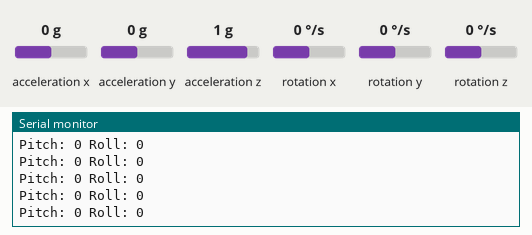
A sketch run on a simulated Arduino Uno, built with avr-gcc and run on an emulated ATmega328P. On the bench: the last lines printed to the serial monitor. Wiring (inferred from the names in the program): MPU-6050 motion sensor at I2C address 0x68. The inputs (shaded band) are chosen by the test bench; at power-on: acceleration x 0 g, acceleration y 0 g, acceleration z 1 g, rotation x 0 °/s, rotation y 0 °/s, rotation z 0 °/s.

Above: at 1.2 s.
1.3 s: acceleration x set to -1.4 g
At 1.34 s:
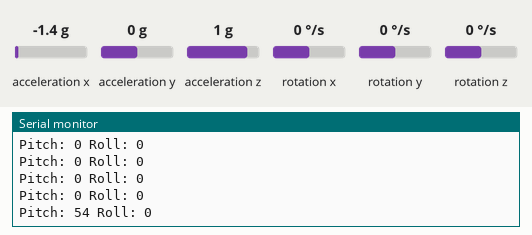
2.8 s: acceleration y set to -1.4 g
At 2.87 s:
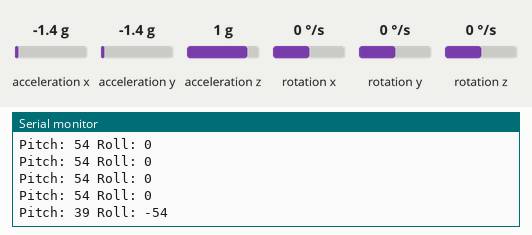
4.3 s: acceleration z set to -1.4 g
At 4.31 s:
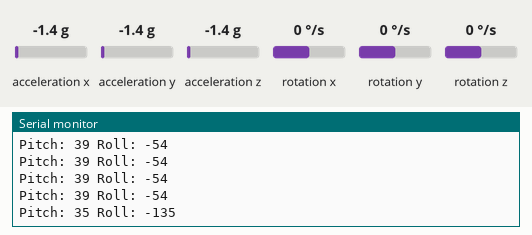
Timing chart, 0 to 7.3 s (numbered marks = the images above; inputs shaded):
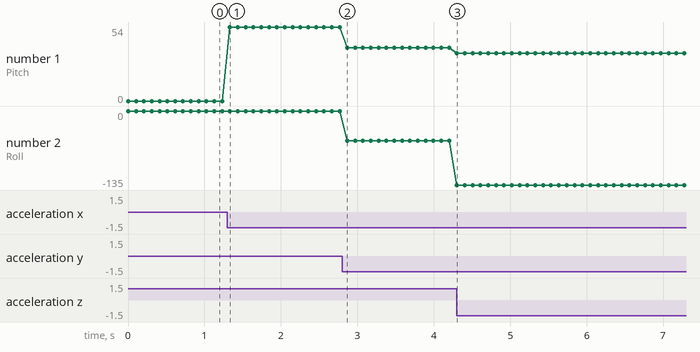

Measured:
- after the input at 1.3 s, the serial monitor: prints a new line at once (image 1)
- after the input at 2.8 s, the serial monitor: prints a new line after 0.07 s (image 2)
- after the input at 4.3 s, the serial monitor: prints a new line at once (image 3)
- plotted number 1: 0 → 54 after the input at 1.3 s, 54 → 39 after the input at 2.8 s, 39 → 35 after the input at 4.3 s
- plotted number 2: 0 → -54 after the input at 2.8 s, -54 → -135 after the input at 4.3 s

The sketch:

main.ino
```cpp
// Praktikum EL3116 - Sistem Microprosesor
// Modul : 4
// Percobaan : 1
// Tanggal : 31 Maret 2023
// Kelompok : 10
// Rombongan : B
// Nama (NIM) 1 : Ahmad Aziz (13220034)
// Nama (NIM) 2 : Emmanuella Pramudita Rumanti (13220031)
// Nama File : main.ino
// Deskripsi : code for reading MPU6050 sensors

#include "Wire.h"
#define MPU_ADDR 0x68

int16_t accX, accY, accZ;
float rangePerDigit = .000061f;
float NormAccX,NormAccY,NormAccZ;
int pitch, roll;

void setup() {
  	Serial.begin(9600);
  	Wire.begin();
  	Wire.beginTransmission(MPU_ADDR);
  	Wire.write(0x6B);
  	Wire.write(0);
  	Wire.endTransmission(true);
}

void loop() {
	Wire.beginTransmission(MPU_ADDR);
  	Wire.write(0x3B);
  	Wire.endTransmission(false);
  	Wire.requestFrom(MPU_ADDR, 14, true);

	//Pembacaan urut dari alamat accX
  	accX = Wire.read() << 8 | Wire.read();
  	accY = Wire.read() << 8 | Wire.read();
  	accZ = Wire.read() << 8 | Wire.read();

	//Normalisasi Raw Data tersebut
  	NormAccX = accX * rangePerDigit * 9.80665f;
  	NormAccY = accY * rangePerDigit * 9.80665f;
  	NormAccZ = accZ * rangePerDigit * 9.80665f;

	//Mengkalkulasi pitch dan roll
	pitch = -(atan2(NormAccX, sqrt(NormAccY*NormAccY + NormAccZ* NormAccZ)) * 180.0) / M_PI;
	roll = (atan2(NormAccY, NormAccZ)*180.0)/M_PI;

	//Output Serial
  	Serial.print("Pitch: ");
  	Serial.print(pitch);
  	Serial.print(" Roll: ");
  	Serial.println(roll);
  	delay(100);
}
```
